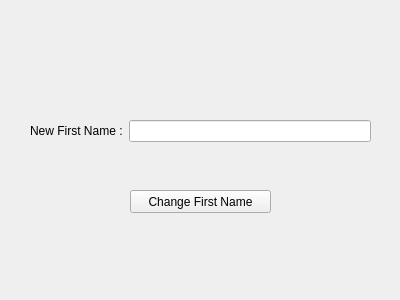
<?xml version="1.0" encoding="UTF-8"?>
<ui version="4.0">
 <class>Form</class>
 <widget class="QWidget" name="Form">
  <property name="geometry">
   <rect>
    <x>0</x>
    <y>0</y>
    <width>400</width>
    <height>300</height>
   </rect>
  </property>
  <property name="windowTitle">
   <string>Form</string>
  </property>
  <widget class="QWidget" name="formLayoutWidget">
   <property name="geometry">
    <rect>
     <x>30</x>
     <y>120</y>
     <width>341</width>
     <height>31</height>
    </rect>
   </property>
   <layout class="QFormLayout" name="formLayout">
    <item row="0" column="0">
     <widget class="QLabel" name="label">
      <property name="text">
       <string>New First Name :</string>
      </property>
     </widget>
    </item>
    <item row="0" column="1">
     <widget class="QLineEdit" name="change_Driver_FirstName_Label"/>
    </item>
   </layout>
  </widget>
  <widget class="QPushButton" name="ChangeFirstNameBtn">
   <property name="geometry">
    <rect>
     <x>130</x>
     <y>190</y>
     <width>141</width>
     <height>23</height>
    </rect>
   </property>
   <property name="text">
    <string>Change First Name</string>
   </property>
  </widget>
 </widget>
 <resources/>
 <connections/>
</ui>
